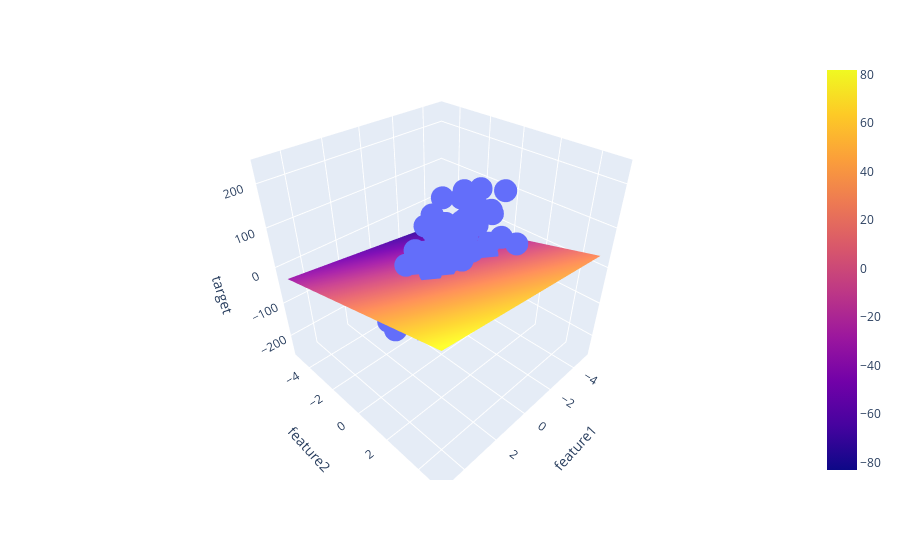

Notebook code for this chart:
### Code cell
fig = px.scatter_3d(df, x='feature1', y='feature2', z='target')

fig.add_trace(go.Surface(x = x, y = y, z = z))

fig.show()
